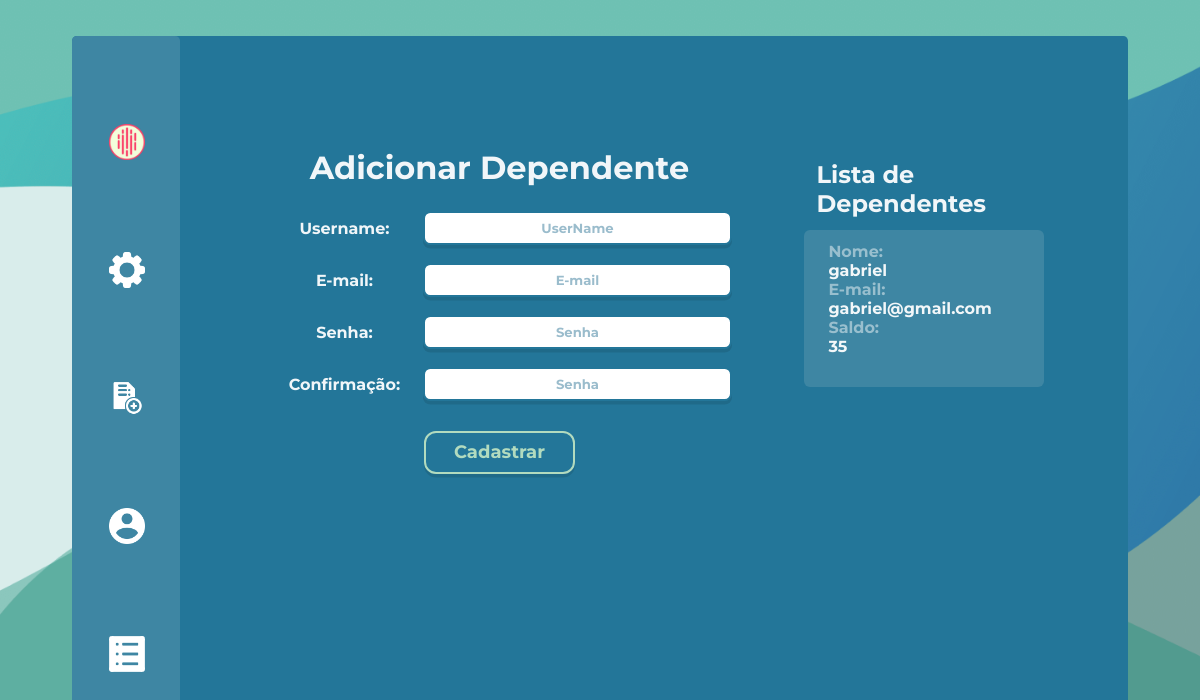
The page /adicionarDependente (signed in) on the database as committed earlier.
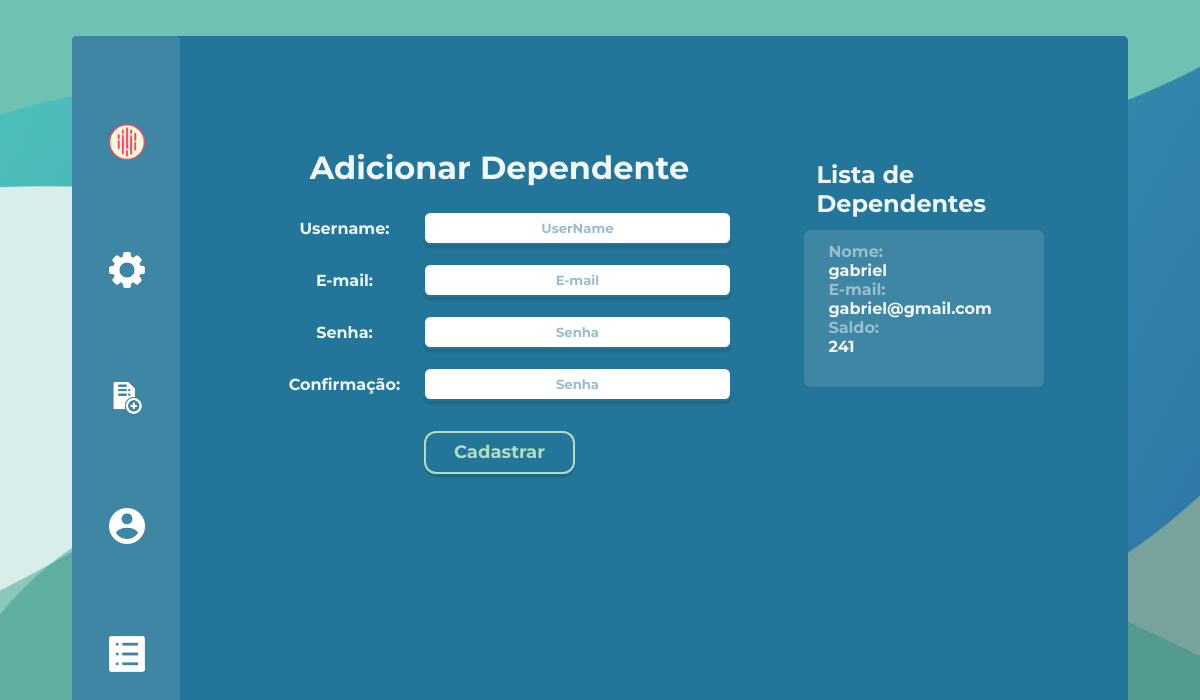
The same page on the database as committed later.
### projeto/models.py (models this page shows, shortened)
class Dependente(db.Model, UserMixin):
    id = db.Column(db.Integer, primary_key=True, autoincrement=True)
    saldo = db.Column(db.Integer, nullable=False, unique=False, default=0)
    usuario = db.Column(db.String(length=30), nullable=False, unique=True)
    email = db.Column(db.String(length=30), nullable=False, unique=True)
    senha = db.Column(db.String(length=30), nullable=False)
    idResponsavel = db.Column(db.Integer)
    imagemPerfil = db.Column(db.LargeBinary)  # ATRIBUTO PARA IMAGEM
    user_type = 'dependente'
    @property
    def senhacrip(self):
        return self.senhacrip

### projeto/routes.py (the view, shortened to what this page needs)
@app.route('/adicionarDependente', methods=['GET', 'POST'])
@login_required
def adicionarDependente():
    form = CadastroForm()
    dependentes = Dependente.query.filter_by(idResponsavel=current_user.id).all()
    return render_template("adicionarDependente.html", form=form, dependentes=dependentes)

### projeto/forms.py (shortened to what this page needs)
class CadastroForm(FlaskForm):
    usuario = StringField(label='Username:', validators=[Length(min=2, max=30), DataRequired()])
    email = StringField(label='E-mail:', validators=[DataRequired()])
    senha1 = PasswordField(label='Senha:', validators=[Length(min=4), DataRequired()])
    senha2 = PasswordField(label='Confirmação:', validators=[DataRequired()])
    submit = SubmitField(label='Cadastrar')

### projeto/models.py (called while the page is built)
@login_manager.user_loader
def load_user(user_id):
    user_type = session.get('user_type')
    if user_type == 'responsavel':
        return Responsavel.query.get(int(user_id))
    elif user_type == 'dependente':
        return Dependente.query.get(int(user_id))
    elif user_type == 'funcionario':
        return Funcionario.query.get(int(user_id))
    return None

### projeto/templates/adicionarDependente.html (shortened to what this page needs)
{% extends 'baseResponsavel.html' %}
    {%block conteudo%}
        <div class="bodyDependente">
            <div class="bodyaddDependente">
                <div class="containerCadastroDependente">
                    <h1>
                        Adicionar Dependente
                    </h1>
                    <form method="POST" class="formsDependente" style="color: whitesmoke;">
                    <div class="flex">
                        {{form.usuario.label(class="labelLogin")}}
                        {{form.usuario(class="formsLoginBox", placeholder="UserName")}}
                    </div>
                    <div class="flex">
                        {{form.email.label(class="labelLogin")}}
                        {{form.email(class="formsLoginBox", placeholder="E-mail")}}
                    </div>
                    <div class="flex">
                        {{form.senha1.label(class="labelLogin")}}
                        {{form.senha1(class="formsLoginBox", placeholder="Senha")}}
                    </div>
                    <div class="flex">
                        {{form.senha2.label(class="labelLogin")}}
                        {{form.senha2(class="formsLoginBox", placeholder="Senha")}}
                    </div>
                        {{form.submit(class="botãoContainer1")}}
                    </form>
                </div>
                <div class="lista">
                    <h1>Lista de Dependentes</h1>
                    <div class="dadosLista">
                    {% for i in dependentes%}
                        <p>Nome: <p class="saldoText">{{ i.usuario}}</p></p>
                        <p>E-mail: <p class="saldoText">{{ i.email}}</p></p>
                        <p>Saldo: <p class="saldoText">{{ i.saldo}}</p></p>
                        <br>
                    {% endfor%}
            </div>
        </div>
    </div>
    {%endblock%}

Rows that differ between the two databases and show on the page:
changed Dependente "gabriel": saldo "35" → "241"
